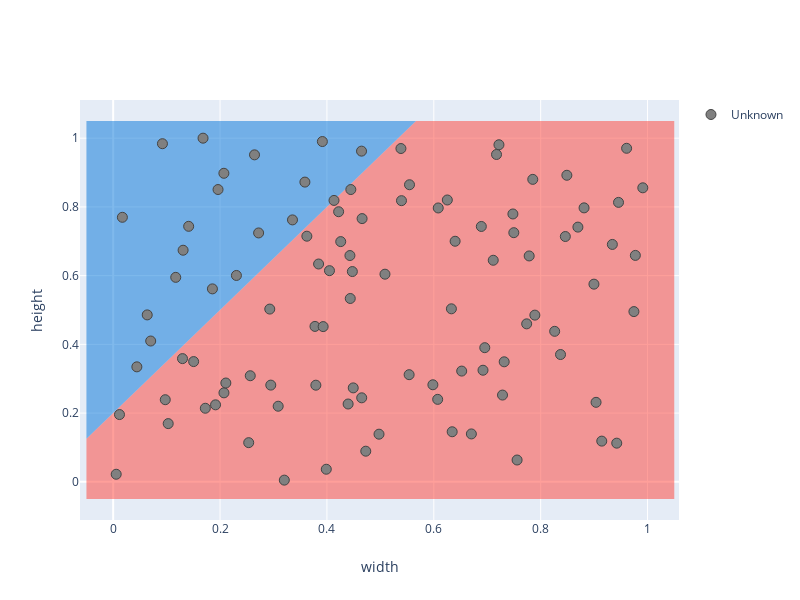

The cell this chart's notebook holds for it:
### Markdown cell above
### En lineær modell for boks-dataen

Er dette en god modell for boks-dataen vår?

### Code cell
plotter.update_model_area_plots(lambda x: 1.5*x+0.2)
plotter()
